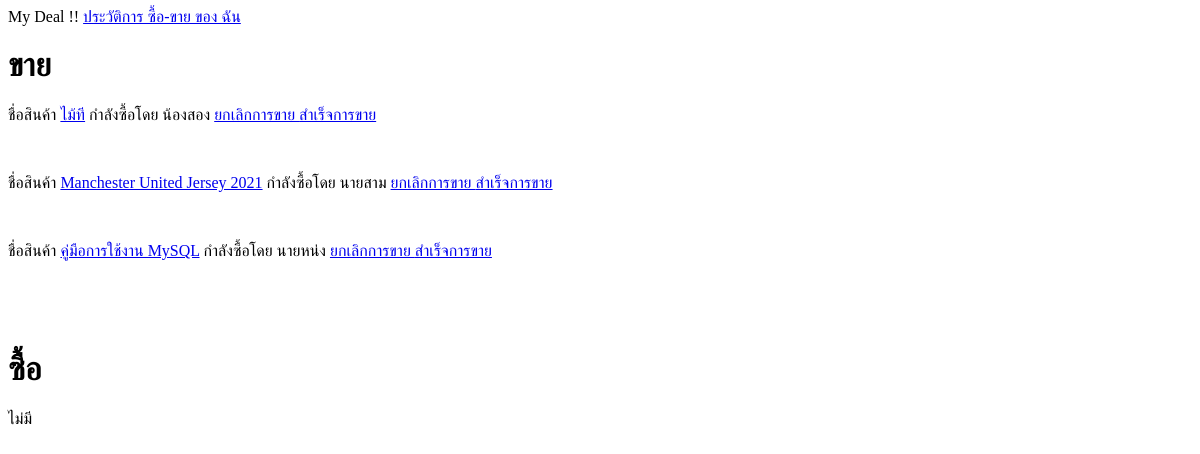
The page /mydeal (signed in) on the database as committed earlier.
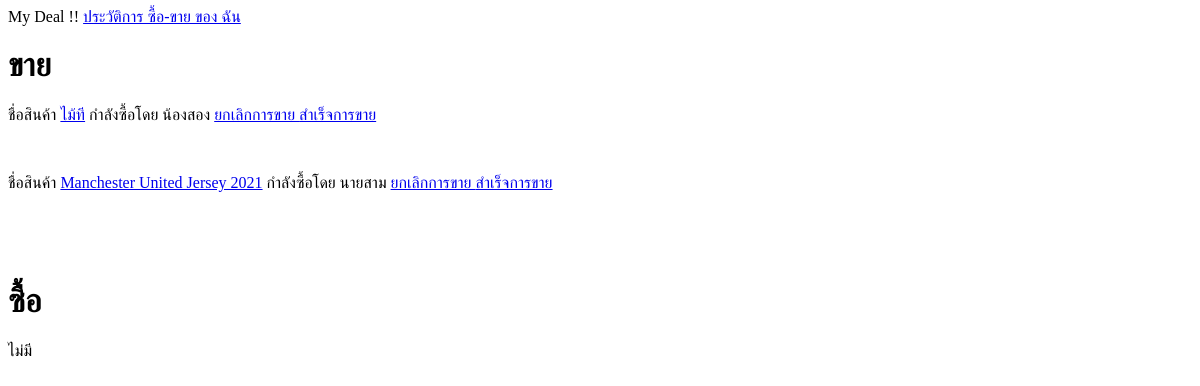
The same page on the database as committed later.
### trader/models.py (models this page shows)
class Product(models.Model):
    pName = models.CharField(max_length = 30)                                        # Field ที่เก็บค่า ชื่อของสินค้า
    ownerName = models.CharField(max_length = 30,blank = True)                       # Field ที่เก็บค่า เจ้าของของสินค้า
    ownerID = models.CharField(max_length = 30,blank = True)                         # Field ที่เก็บค่า pk ของเจ้าของสินค้า
    category = models.CharField( max_length=30,blank = True)                         # Field ที่เก็บค่า หมวดหมู่ของสินค้า
    p_image = models.ImageField(upload_to='product_pics',default = 'dafault1.jpg')   # Field ที่เก็บค่า
    p_detail = models.CharField(max_length = 200,blank = True)                       # Field ที่เก็บค่า รายละเอียดของสินค้า
    p_price = models.CharField(max_length = 6,default = 0)                           # Field ที่เก็บค่า ราคาของสินค้า
    pStatus = models.BooleanField(default = True)                                    # Field ที่เก็บค่า สถานะของสินค้า (True คือ ยังสามารถทำการซื้อขายได้อยู่ False ไม่สามารถทำการซื้อขายได้เเล้ว(สินค้าได้ขายไปแล้ว) )
    MyFavorite = models.ManyToManyField(User,blank = True)                           # Field ที่เก็บค่า คนที่ถูกใจสินค้า (เป็น ManyToMany field)
    place1 = models.CharField(max_length=999,blank=True)                             # Field ที่เก็บค่า สถานที่ที่ 1 สำหรับการซื้อขาย(เพิ่มโดยผู้ขาย)
    place2 = models.CharField(max_length=999,blank=True)                             # Field ที่เก็บค่า สถานที่ที่ 2 สำหรับการซื้อขาย(เพิ่มโดยผู้ขาย)
    place3 = models.CharField(max_length=999,blank=True)                             # Field ที่เก็บค่า สถานที่ที่ 3 สำหรับการซื้อขาย(เพิ่มโดยผู้ขาย)
    day1 = models.CharField(max_length=10,blank=True)                                # Field ที่เก็บค่า วันที่ 1 สำหรับการซื้อขาย(เพิ่มโดยผู้ขาย)
    day2 = models.CharField(max_length=10,blank=True)                                # Field ที่เก็บค่า วันที่ 2 สำหรับการซื้อขาย(เพิ่มโดยผู้ขาย)
    day3 = models.CharField(max_length=10,blank=True)                                # Field ที่เก็บค่า วันที่ 3 สำหรับการซื้อขาย(เพิ่มโดยผู้ขาย)
    time1 = models.CharField(max_length=5,blank=True)                                # Field ที่เก็บค่า เวลาที่ 1 สำหรับการซื้อขาย(เพิ่มโดยผู้ขาย)
    time2 = models.CharField(max_length=5,blank=True)                                # Field ที่เก็บค่า เวลาที่ 2 สำหรับการซื้อขาย(เพิ่มโดยผู้ขาย)
    time3 = models.CharField(max_length=5,blank=True)                                # Field ที่เก็บค่า เวลาที่ 3 สำหรับการซื้อขาย(เพิ่มโดยผู้ขาย)
    s1 = models.BooleanField(default = False)                                        # Field ที่เก็บค่า ว่าสถานที่ วันที่ และเวลา ที่ 1 ได้ถูกเพิ่มเเล้ว (False = ยังไม่มีข้อมูล ,True = มีข้อมูลแล้ว)
    s2 = models.BooleanField(default = False)                                        # Field ที่เก็บค่า ว่าสถานที่ วันที่ และเวลา ที่ 2 ได้ถูกเพิ่มเเล้ว (False = ยังไม่มีข้อมูล ,True = มีข้อมูลแล้ว)
    s3 = models.BooleanField(default = False)                                        # Field ที่เก็บค่า ว่าสถานที่ วันที่ และเวลา ที่ 3 ได้ถูกเพิ่มเเล้ว (False = ยังไม่มีข้อมูล ,True = มีข้อมูลแล้ว)
    buyerID = models.CharField(max_length = 30,blank = True,default="")              # Field ที่เก็บค่า pk ของผู้ซื้อ
    buyerName = models.CharField(max_length = 30,blank = True,default="")            # Field ที่เก็บค่า ชื่อ ของผู้ซื้อ
    dealplace = models.CharField(max_length=999,blank=True,default="")               # Field ที่เก็บค่า สถานที่ ที่ทำการซื้อขาย
    dealday = models.CharField(max_length=10,blank=True,default="")                  # Field ที่เก็บค่า วัน ที่ทำการซื้อขาย
    dealtime = models.CharField(max_length=5,blank=True,default="")                  # Field ที่เก็บค่า เวลา ที่ทำการซื้อขาย
    def __str__(self):
        return self.pName

### trader/views.py (the view)
# urls.py: path('mydeal', views.mydeal, name ="mydeal"),
def mydeal(request):                                                                            # Function mydeal (สำหรับดูว่าเรากำลังซื้อ-ขายสินค้าอะไรอยู่บ้าง)
    return render(request, 'trader/mydeal.html',{                                               #ไปสู่หน้า mydeal.html
        'sell' : Product.objects.filter(ownerID = request.user.pk).filter(pStatus=True),        # ให้ key ชื่อ sell เก็บ object Class Product ที่ขายโดย User ที่เรียกดู
        'buy' : Product.objects.filter(buyerID = request.user.pk).filter(pStatus=True),         # ให้ key ชื่อ buy เก็บ object Class Product ที่กำลังซื้อโดย User ที่เรียกดู
        }
    )

### trader/templates/trader/mydeal.html (shortened to what this page needs)
<!DOCTYPE html>
<html lang="en">
<head>
</head>
<body>
    My Deal !!
    <a href="{% url 'myprevioustrades' %}"> ประวัติการ ซื้อ-ขาย ของ ฉัน </a>
    <h1>ขาย</h1>
    {% for x in sell %}
        <p>ชื่อสินค้า <a href = "{% url 'product_detail' x.pName %}"> {{ x }}</a>
        {% if x.pStatus == True %}
            {% if x.buyerID == "" %}
                กำลังรอผู้ที่สนใจ
            {% else %}
                กำลังซื้อโดย {{x.buyerName}}
                <a href = "{% url 'canceldeal' x.id %}"> ยกเลิกการขาย </a>
                <a href = "{% url 'confirmdeal' x.id %}"> สำเร็จการขาย </a>
            {% endif %}
        {% else %}
            การซื้อขายนี้สำเร็จเเล้ว
        {% endif %}
        </p> <br>
    {% empty %}
        <p>ไม่มี</p>
    {% endfor %}
    <br><br>
    <h1>ซื้อ</h1>
    {% for x in buy %}
        <p> ชื่อสินค้า <a href = "{% url 'product_detail' x.pName %}"> {{ x }}</a>
            ขายโดย {{x.ownerName}}
            <a href = "{% url 'canceldeal' x.id %}"> ยกเลิกการซื้อ </a>
        </p>
    {% empty %}
        <p>ไม่มี</p>
    {% endfor %}
</body>
</html>

Rows that differ between the two databases and show on the page:
removed Product: pName "คู่มือการใช้งาน MySQL", buyerName "นายหน่ง"
